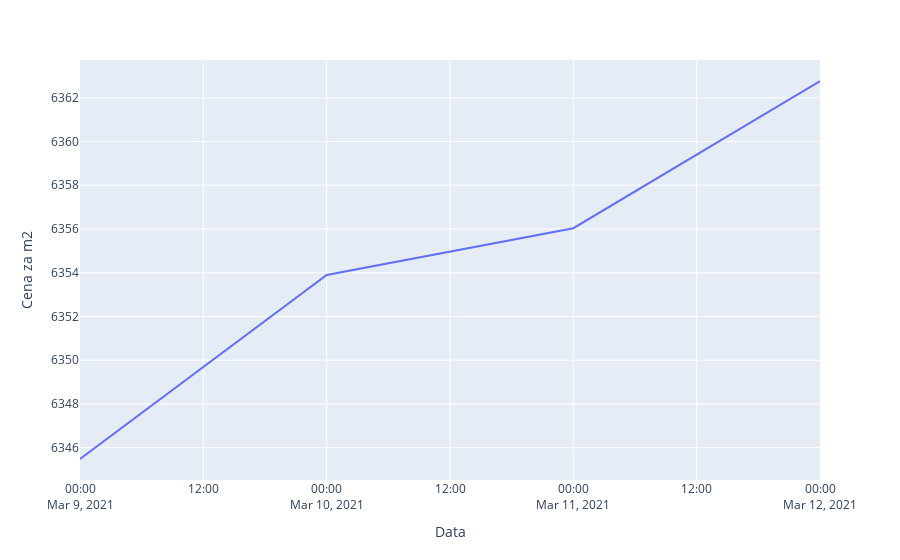

Notebook source saved alongside this figure:
### Code cell
from data import calc_avg_price_per_meter_per_day

avg_price_per_meter_per_day = calc_avg_price_per_meter_per_day(data)
fig = go.Figure(data=px.line(avg_price_per_meter_per_day, x="Data", y="Cena za m2"))
fig.show()

### Figure 1 — Plotly figure (JSON) as saved in the notebook; plotly's stock layout.template omitted (floating-point values rounded to 4 significant figures)
{"data": [{"hovertemplate": "Data=%{x}<br>Cena za m2=%{y}<extra></extra>", "legendgroup": "", "line": {"color": "#636efa", "dash": "solid"}, "mode": "lines", "name": "", "orientation": "v", "showlegend": false, "type": "scatter", "x": ["2021-03-09", "2021-03-10", "2021-03-11", "2021-03-12"], "xaxis": "x", "y": [6345.0, 6354.0, 6356.0, 6363.0], "yaxis": "y"}], "layout": {"legend": {"tracegroupgap": 0}, "margin": {"t": 60}, "xaxis": {"anchor": "y", "domain": [0, 1], "title": {"text": "Data"}}, "yaxis": {"anchor": "x", "domain": [0, 1], "title": {"text": "Cena za m2"}}}}
